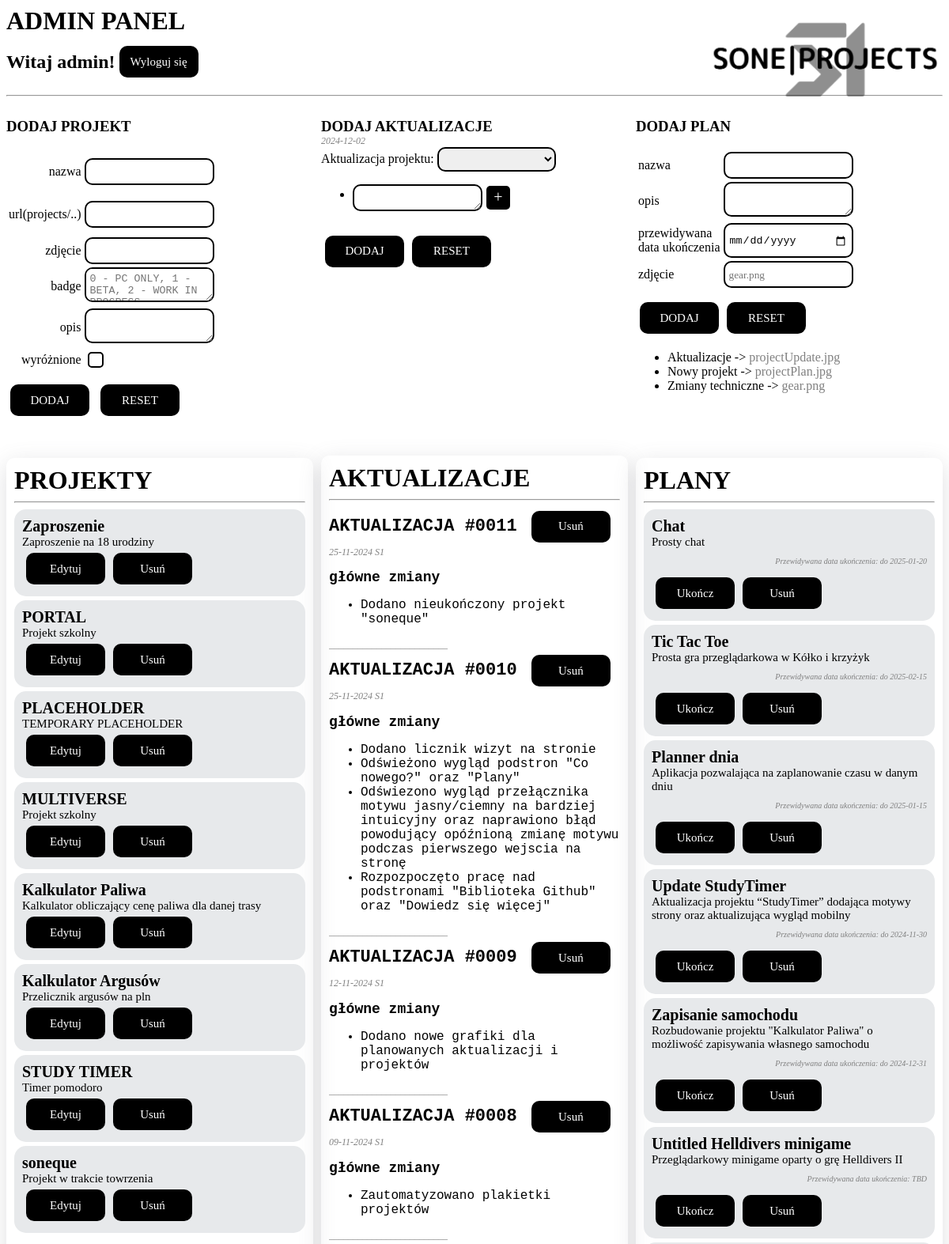
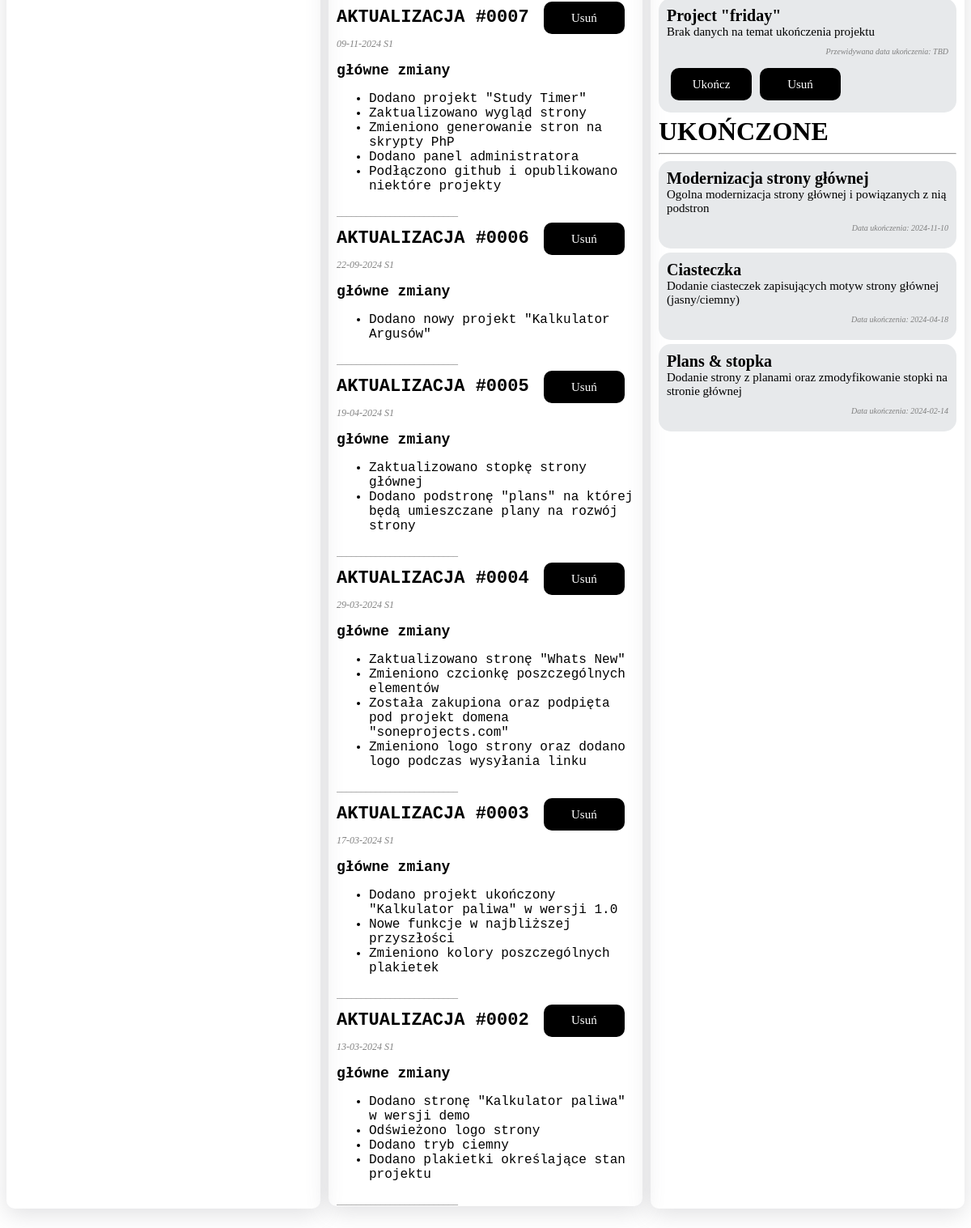
The page /admin/admin.php (signed in) on the database its author committed (2 pictures, top to bottom).
### tables this page shows
CREATE TABLE `projects` (
  `id` int(11) NOT NULL,
  `nazwa` varchar(255) NOT NULL,
  `url` varchar(255) NOT NULL,
  `photo` varchar(255) NOT NULL,
  `badge` varchar(10) DEFAULT NULL COMMENT '0 - PC OLNY\r\n1 - BETA',
  `description` text DEFAULT NULL,
  `showcase` text NOT NULL,
  `lastUpdate` date DEFAULT NULL,
  `dominantColor` varchar(25) DEFAULT NULL
);

CREATE TABLE `conowego` (
  `id` int(11) NOT NULL,
  `data` varchar(10) DEFAULT date_format(curdate(),'%d-%m-%Y'),
  `zmiany` text DEFAULT NULL
);

CREATE TABLE `plany` (
  `id` int(11) NOT NULL,
  `tytul` varchar(255) DEFAULT NULL,
  `opis` text DEFAULT NULL,
  `ukonczone` tinyint(1) DEFAULT 0,
  `przewidywanaData` date DEFAULT NULL,
  `dataUkonczenia` date DEFAULT NULL,
  `zdjecie` varchar(255) DEFAULT NULL
);

### admin/admin.php (the view, shortened to what this page needs)
<!DOCTYPE html>
<html lang="pl">
<head>
    <link rel="stylesheet" href="style.css">
</head>
<body>
<?php if (!isset($_SESSION['logged_in']) || $_SESSION['logged_in'] !== true): ?>
    <div class="logowanie">
        <h1>ADMIN PANEL</h1>
        <form action="php/login.php" method="POST">
            <input type="text" name="login" placeholder="Nazwa użytkownika">
            <input type="password" name="password" placeholder="Hasło">
            <button type="submit">ZALOGUJ</button>
        </form>
    </div>
<?php else: ?>
    <h1>ADMIN PANEL</h1>
    <div class="helloMessage">
        <h2>Witaj <?php echo $_SESSION['username']; ?>!</h2>
        <form action="php/logout.php" method="POST">
           <button type="submit" name="logout">Wyloguj się</button>
        </form>
        <img onclick="window.location.href='/index.php'" src="/assets/img/S1ProjectsLogoTransparentMenu.png" alt="S1ProjectsLogo.png" >
    </div>
    <hr>
<main>
    <div class="addProject">
        <h3>DODAJ PROJEKT <button class="addRowMobile" type="button" onclick="show(this,'addProject')">></button></h3>
        <form id="projectForm" action="php/addProject.php" method="post">
            <table>
                <tr>
                    <td><p>nazwa</p></td>
                    <td><input type="text" id="nameInput" name="name" required></td>
                </tr>
                <tr>
                    <td><p>url(projects/..)</p></td>
                    <td><input type="text" id="urlInput" name="url" required></td>
                </tr>
                <tr>
                    <td>zdjęcie</td>
                    <td><input type="text" id="imgInput" name="img" required></td>
                </tr>
                <tr>
                    <td>badge</td>
                    <td><textarea id="badgeInput" name="badge" placeholder="0 - PC ONLY, 1 - BETA, 2 - WORK IN PROGRESS"></textarea></td>
                </tr>
                <tr>
                    <td>opis</td>
                    <td><textarea id="descriptionInput" name="description"></textarea></td>
                </tr>
                <tr>
                    <td>wyróżnione</td>
                    <td><input type="checkbox" id="showcaseInput" name="showcase"></td>
                </tr>
            </table>
            <div class="buttons">
                <button type="submit" id="submitButton">DODAJ</button>
                <button type="reset" onclick="resetForm()">RESET</button>
            </div>
        </form>
        <div class="projects">
            <h1>PROJEKTY</h1> <hr>
          <?php
              include '../dbcon.php';
              $sql = "SELECT * FROM projects";
              $result = $conn->query($sql);
              if ($result->num_rows > 0) {
                  $projects = $result->fetch_all(MYSQLI_ASSOC);
                  foreach ($projects as $project) {
                    ?>
                    <div class="project">
                        <div class="text">
                            <h2>
                                <?php echo $project['nazwa'];?>
                            </h2>
                            <p><?php echo $project['description']; ?></p>
                        </div>
                        <div style="display:  flex;">
                        <button data-project='<?php echo json_encode($project, JSON_HEX_TAG); ?>' onclick="editProject(this)">Edytuj</button>
                        <form class="editMode" action="php/modifyProject.php" method="POST">
                            <button type="submit">Usuń</button>
                        </form>
                    </div>
                    </div>
                    <?php
                }
              } else {
                  echo "Brak wyników";
              }
          ?>
      </div>
    </div>
    <div class="addUpdate">
        <h3>DODAJ AKTUALIZACJE <button class="addRowMobile" type="button" onclick="show(this,'addUpdate')">></button></h3>
        <?php  $currentDate = new DateTime(); ?> <p><?php echo $currentDate->format('Y-m-d') ?></p>
        <form action="php/addUpdate.php" method="post">
           <label>Aktualizacja projektu: </label><select name="updatedProject">
            <option value=""></option>
            <?php
                include '../dbcon.php';
                $sql = "SELECT id, LOWER(nazwa) as lowerNazwa FROM projects WHERE UPPER(nazwa) NOT LIKE 'PLACEHOLDER'";
                $result = $conn->query($sql);
                if ($result->num_rows > 0) {
                    foreach($result as $row) {
                        ?> <option value="<?php echo $row['id']; ?>"> <?php echo $row['lowerNazwa']; ?></option> <?php
                    }
                }
             ?>
             </select>
            <ul id="list">
                <li><div class="listItems"><textarea type="text" name="update[]" required></textarea><button class="addRow" type="button" onclick="addUl(this)">+</button></div></li>
            </ul>
            <div class="buttons"><button type="submit">DODAJ</button><button type="reset" onclick="resetList()">RESET</button></div>
        </form>
        <div class="updates">
        <h1>AKTUALIZACJE</h1> <hr>
            <?php
                include '../dbcon.php';
                $sql = "SELECT * FROM `coNowego` ORDER BY `coNowego`.`id` DESC" ;
                $result = $conn -> query($sql);
                if($result->num_rows > 0){
                    $updates = $result->fetch_all(MYSQLI_ASSOC);
                    foreach($updates as $update) {
                    $changes = explode(", ",$update['zmiany']);
                    $number = str_pad($update['id'], 4,'0', STR_PAD_LEFT)
                    ?> <form class="editMode" action="php/delUpdate.php" method="POST">
                        <div class="update">
                        <h1>AKTUALIZACJA #<?php echo $number?>  <button type="submit" name="delete" class="delete-btn">Usuń</button></h1>
                        <p class="data"><?php echo $update['data']?> <label class="s1">S1</label></p>
                        <h2>główne zmiany</h2>
                    <ul>
                        <?php
                            foreach($changes as $change) {
                            ?> <li><?php echo $change?></li> <?php
                            }
                        ?>
                        </ul><p>_________________________</p>
                        </div>
                        </form>
                <?php
                }
                }
            ?>
        </div>
    </div>
    <div class="addPlan">
        <h3>DODAJ PLAN <button class="addRowMobile" type="button" onclick="show(this,'addPlan')">></button></h3>
        <form action="php/addPlan.php" method="post">
        <table>
            <tr>
                <td>nazwa</td>
                <td><input type="text" name="title" required></td>
            </tr>
            <tr>
                <td>opis</td>
                <td><textarea name="description" required></textarea></td>
            </tr>
            <tr>
                <td>przewidywana <br>data ukończenia</td>
                <td><input type="date" name="date" style="height: 30px;" required ></td>
            </tr>
            <tr>
                <td>zdjęcie</td>
                <td>
                    <input type="text" name="img" id="img" placeholder="gear.png">
                </td>
            </tr>
        </table>
        <div class="buttons"><button type="submit">DODAJ</button><button type="reset" onclick="resetList()">RESET</button></div>
         <ul class="imgGudie">
            <li>Aktualizacje -> <label onclick="imgType('projectUpdate.jpg')">projectUpdate.jpg</label></li>
            <li>Nowy projekt -> <label onclick="imgType('projectPlan.jpg')">projectPlan.jpg</label></li>
            <li>Zmiany techniczne -> <label onclick="imgType('gear.png')">gear.png</label></li>
        </ul>
        </form>
        <div class="plans">
            <h1>PLANY</h1> <hr>
        <?php
            include '../dbcon.php';
            $sql = "SELECT * FROM `plany` WHERE ukonczone LIKE false ORDER BY `plany`.`id` DESC";
            $result = $conn->query($sql);
            if($result->num_rows > 0){
                $plans = $result->fetch_all(MYSQLI_ASSOC);
                foreach($plans as $plan) {
                    ?>
                    <div class="plan">
                        <h1><?php echo $plan['tytul'] ?></h1>
                         <?php echo $plan['opis'] ?>
                        <p>
                            <?php
                                $pData = "do ". $plan['przewidywanaData'];
                                if($plan['przewidywanaData'] == null) {$pData = 'TBD';}
                                if($plan['ukonczone'] == true) {
                                    echo "<p>"."Data ukończenia: ". $plan['dataUkonczenia']. "</p>";
                                    echo "<h3><i class='material-symbols-rounded'>task_alt</i>zrobione</h3>";
                                } else {
                                    echo "Przewidywana data ukończenia: ". $pData;
                                }
                            ?>
                        </p>
                        <div style="display:  flex;">
                        <form class="editMode" action="php/modifyPlan.php" method="POST">
                            <button type="submit">Ukończ</button>
                        </form>
                        <form class="editMode" action="php/modifyPlan.php" method="POST">
                            <button type="submit">Usuń</button>
                        </form>
                        </div>
                    </div>
                    <?php
                }
            }
            ?>
            <h1>UKOŃCZONE</h1> <hr>
            <?php
                include '../dbcon.php';
                $sql = "SELECT * FROM `plany` WHERE ukonczone LIKE true ORDER BY `plany`.`id` DESC";
                $result = $conn->query($sql);
                if($result->num_rows > 0){
                    $plans = $result->fetch_all(MYSQLI_ASSOC);
                    foreach($plans as $plan) {
                        ?>
                        <div class="plan">
                            <h1><?php echo $plan['tytul'] ?></h1>
                            <?php echo $plan['opis'] ?>
                            <p>
                                <?php
                                    $pData = $plan['przewidywanaData'];
                                    if($plan['przewidywanaData'] == null) {$pData = 'TBD';}
                                    if($plan['ukonczone'] == true) {
                                        echo "<p>"."Data ukończenia: ". $plan['dataUkonczenia']. "</p>";
                                    } else {
                                        echo "Przewidywana data ukończenia: ". $pData;
                                    }
                                ?>
                            </p>
                        </div>
                        <?php
                    }
                }
            ?>
         </div>
    </div>
<?php endif; ?>
</main>
</body>
</html>

### admin/style.css (style rules this page uses)
body { font-family: mplus; }
main { display: flex; gap: 10px; }
button { width: 100px; height: 40px; border: none; border-radius: 10px; background-color: black; color: white; cursor: pointer; margin: 5px; padding: 0px; font-family: mplus; font-size: 15px; transition: 0.3s; }
h1 { margin: auto; }
.buttons { position: sticky; bottom: 0; background-color: rgb(255, 255, 255); border-radius: 15px; width: 100%; padding-top: 10px; }
.addProject form, .addUpdate form, .addPlan form { height: 370px; overflow: auto; }
.editMode { height: fit-content !important; }

### rows shown on the page
projects: nazwa "Zaproszenie", description "Zaproszenie na 18 urodziny"
projects: nazwa "PORTAL", description "Projekt szkolny"
projects: nazwa "PLACEHOLDER", description "TEMPORARY PLACEHOLDER"
projects: nazwa "MULTIVERSE", description "Projekt szkolny"
projects: nazwa "Kalkulator Paliwa", description "Kalkulator obliczający cenę paliwa dla danej trasy"
projects: nazwa "Kalkulator Argusów", description "Przelicznik argusów na pln"
projects: nazwa "STUDY TIMER", description "Timer pomodoro"
projects: nazwa "soneque", description "Projekt w trakcie towrzenia"
conowego: id "0011", data "25-11-2024", zmiany "Dodano nieukończony projekt \"soneque\""
conowego: id "0010", data "25-11-2024", zmiany "Dodano licznik wizyt na stronie", zmiany "Odświeżono wygląd podstron \"Co nowego?\" oraz \"Plany\"", zmiany "Odświezono wygląd przełącznika motywu jasny/ciemny na bardziej intuicyjny oraz naprawiono błąd powodujący opóźnioną zmianę motywu podczas pierwszego wejscia na stronę", zmiany "Rozpozpoczęto pracę nad podstronami \"Biblioteka Github\" oraz \"Dowiedz się więcej\""
conowego: id "0009", data "12-11-2024", zmiany "Dodano nowe grafiki dla planowanych aktualizacji i projektów"
conowego: id "0008", data "09-11-2024", zmiany "Zautomatyzowano plakietki projektów"
conowego: id "0007", data "09-11-2024", zmiany "Dodano projekt \"Study Timer\"", zmiany "Zaktualizowano wygląd strony", zmiany "Zmieniono generowanie stron na skrypty PhP", zmiany "Dodano panel administratora", zmiany "Podłączono github i opublikowano niektóre projekty"
conowego: id "0006", data "22-09-2024", zmiany "Dodano nowy projekt \"Kalkulator Argusów\""
conowego: id "0005", data "19-04-2024", zmiany "Zaktualizowano stopkę strony głównej", zmiany "Dodano podstronę \"plans\" na której będą umieszczane plany na rozwój strony"
conowego: id "0004", data "29-03-2024", zmiany "Zaktualizowano stronę \"Whats New\"", zmiany "Zmieniono czcionkę poszczególnych elementów", zmiany "Została zakupiona oraz podpięta pod projekt domena \"soneprojects.com\"", zmiany "Zmieniono logo strony oraz dodano logo podczas wysyłania linku"
conowego: id "0003", data "17-03-2024", zmiany "Dodano projekt ukończony \"Kalkulator paliwa\" w wersji 1.0", zmiany "Nowe funkcje w najbliższej przyszłości", zmiany "Zmieniono kolory poszczególnych plakietek"
conowego: id "0002", data "13-03-2024", zmiany "Dodano stronę \"Kalkulator paliwa\" w wersji demo", zmiany "Odświeżono logo strony", zmiany "Dodano tryb ciemny", zmiany "Dodano plakietki określające stan projektu"
plany: tytul "Chat", opis "Prosty chat", przewidywanaData "do 2025-01-20"
plany: tytul "Tic Tac Toe", opis "Prosta gra przeglądarkowa w Kółko i krzyżyk", przewidywanaData "do 2025-02-15"
plany: tytul "Planner dnia", opis "Aplikacja pozwalająca na zaplanowanie czasu w danym dniu", przewidywanaData "do 2025-01-15"
plany: tytul "Update StudyTimer", opis "Aktualizacja projektu “StudyTimer” dodająca motywy strony oraz aktualizująca wygląd mobilny", przewidywanaData "do 2024-11-30"
plany: tytul "Zapisanie samochodu", opis "Rozbudowanie projektu \"Kalkulator Paliwa\" o możliwość zapisywania własnego samochodu", przewidywanaData "do 2024-12-31"
plany: tytul "Untitled Helldivers minigame", opis "Przeglądarkowy minigame oparty o grę Helldivers II", przewidywanaData "TBD"
plany: tytul "Project \"friday\"", opis "Brak danych na temat ukończenia projektu", przewidywanaData "TBD"
plany: tytul "Modernizacja strony głównej", opis "Ogolna modernizacja strony głównej i powiązanych z nią podstron", dataUkonczenia "2024-11-10"
plany: tytul "Ciasteczka", opis "Dodanie ciasteczek zapisujących motyw strony głównej (jasny/ciemny)", dataUkonczenia "2024-04-18"
plany: tytul "Plans & stopka", opis "Dodanie strony z planami oraz zmodyfikowanie stopki na stronie głównej", dataUkonczenia "2024-02-14"

### other values the page prints
$_SESSION['username'] "admin"
